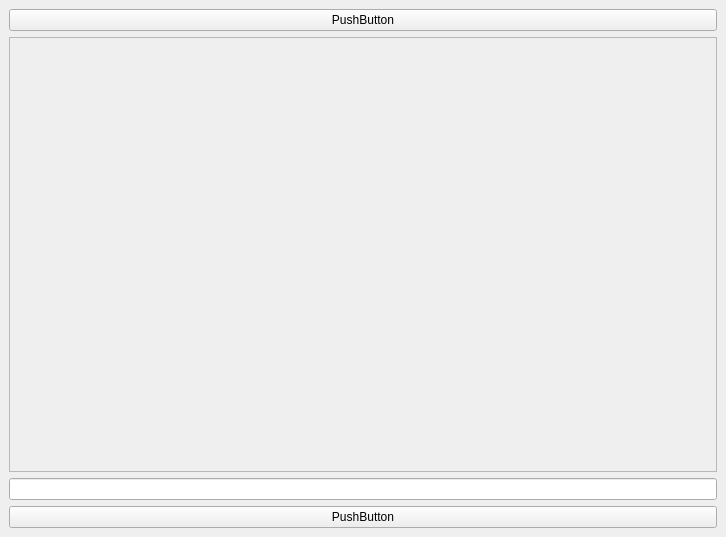
<?xml version="1.0" encoding="UTF-8"?>
<ui version="4.0">
 <class>MainWindow</class>
 <widget class="QMainWindow" name="MainWindow">
  <property name="geometry">
   <rect>
    <x>0</x>
    <y>0</y>
    <width>726</width>
    <height>537</height>
   </rect>
  </property>
  <property name="windowTitle">
   <string>MainWindow</string>
  </property>
  <widget class="QWidget" name="centralwidget">
   <layout class="QGridLayout" name="gridLayout">
    <item row="0" column="0">
     <widget class="QPushButton" name="pushButton">
      <property name="text">
       <string>PushButton</string>
      </property>
     </widget>
    </item>
    <item row="3" column="0">
     <widget class="QPushButton" name="pushButton_2">
      <property name="text">
       <string>PushButton</string>
      </property>
     </widget>
    </item>
    <item row="1" column="0">
     <widget class="QScrollArea" name="scrollArea">
      <property name="widgetResizable">
       <bool>true</bool>
      </property>
      <widget class="QWidget" name="scrollAreaWidgetContents">
       <property name="geometry">
        <rect>
         <x>0</x>
         <y>0</y>
         <width>706</width>
         <height>409</height>
        </rect>
       </property>
      </widget>
     </widget>
    </item>
    <item row="2" column="0">
     <widget class="QLineEdit" name="lineEdit"/>
    </item>
   </layout>
  </widget>
 </widget>
 <resources/>
 <connections/>
</ui>
